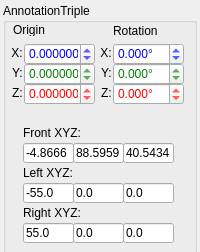
<?xml version="1.0" encoding="UTF-8"?>
<ui version="4.0">
 <class>propAnnotationTriple</class>
 <widget class="QWidget" name="propAnnotationTriple">
  <property name="geometry">
   <rect>
    <x>0</x>
    <y>0</y>
    <width>200</width>
    <height>252</height>
   </rect>
  </property>
  <property name="minimumSize">
   <size>
    <width>0</width>
    <height>252</height>
   </size>
  </property>
  <property name="maximumSize">
   <size>
    <width>16777215</width>
    <height>252</height>
   </size>
  </property>
  <property name="windowTitle">
   <string>Form</string>
  </property>
  <property name="styleSheet">
   <string notr="true"/>
  </property>
  <widget class="QGroupBox" name="annotationTriple">
   <property name="geometry">
    <rect>
     <x>3</x>
     <y>3</y>
     <width>194</width>
     <height>251</height>
    </rect>
   </property>
   <property name="title">
    <string>AnnotationTriple</string>
   </property>
   <widget class="QDoubleSpinBox" name="ctrZ">
    <property name="geometry">
     <rect>
      <x>21</x>
      <y>80</y>
      <width>71</width>
      <height>22</height>
     </rect>
    </property>
    <property name="styleSheet">
     <string notr="true">color: rgb(255, 0, 0);</string>
    </property>
    <property name="decimals">
     <number>6</number>
    </property>
    <property name="minimum">
     <double>-999999999.000000000000000</double>
    </property>
    <property name="maximum">
     <double>999999999.000000000000000</double>
    </property>
    <property name="singleStep">
     <double>0.100000000000000</double>
    </property>
   </widget>
   <widget class="QDoubleSpinBox" name="ctrX">
    <property name="geometry">
     <rect>
      <x>21</x>
      <y>40</y>
      <width>71</width>
      <height>22</height>
     </rect>
    </property>
    <property name="styleSheet">
     <string notr="true">color: rgb(0, 0, 255);</string>
    </property>
    <property name="decimals">
     <number>6</number>
    </property>
    <property name="minimum">
     <double>-999999999.000000000000000</double>
    </property>
    <property name="maximum">
     <double>999999999.000000000000000</double>
    </property>
    <property name="singleStep">
     <double>0.100000000000000</double>
    </property>
   </widget>
   <widget class="QDoubleSpinBox" name="ctrY">
    <property name="geometry">
     <rect>
      <x>21</x>
      <y>60</y>
      <width>71</width>
      <height>22</height>
     </rect>
    </property>
    <property name="styleSheet">
     <string notr="true">color: rgb(0, 127, 0);</string>
    </property>
    <property name="decimals">
     <number>6</number>
    </property>
    <property name="minimum">
     <double>-999999999.000000000000000</double>
    </property>
    <property name="maximum">
     <double>999999999.000000000000000</double>
    </property>
    <property name="singleStep">
     <double>0.100000000000000</double>
    </property>
   </widget>
   <widget class="QLabel" name="cxLabel">
    <property name="geometry">
     <rect>
      <x>2</x>
      <y>40</y>
      <width>21</width>
      <height>20</height>
     </rect>
    </property>
    <property name="text">
     <string>X: </string>
    </property>
    <property name="alignment">
     <set>Qt::AlignRight|Qt::AlignTrailing|Qt::AlignVCenter</set>
    </property>
   </widget>
   <widget class="QLabel" name="cyLabel">
    <property name="geometry">
     <rect>
      <x>3</x>
      <y>60</y>
      <width>20</width>
      <height>20</height>
     </rect>
    </property>
    <property name="text">
     <string>Y: </string>
    </property>
    <property name="alignment">
     <set>Qt::AlignRight|Qt::AlignTrailing|Qt::AlignVCenter</set>
    </property>
   </widget>
   <widget class="QLabel" name="czLabel">
    <property name="geometry">
     <rect>
      <x>2</x>
      <y>80</y>
      <width>21</width>
      <height>20</height>
     </rect>
    </property>
    <property name="text">
     <string>Z: </string>
    </property>
    <property name="alignment">
     <set>Qt::AlignRight|Qt::AlignTrailing|Qt::AlignVCenter</set>
    </property>
   </widget>
   <widget class="QDoubleSpinBox" name="normZ">
    <property name="geometry">
     <rect>
      <x>110</x>
      <y>80</y>
      <width>71</width>
      <height>22</height>
     </rect>
    </property>
    <property name="styleSheet">
     <string notr="true">color: rgb(255, 0, 0);</string>
    </property>
    <property name="suffix">
     <string>°</string>
    </property>
    <property name="decimals">
     <number>3</number>
    </property>
    <property name="minimum">
     <double>-180.000000000000000</double>
    </property>
    <property name="maximum">
     <double>180.000000000000000</double>
    </property>
    <property name="singleStep">
     <double>0.100000000000000</double>
    </property>
   </widget>
   <widget class="QDoubleSpinBox" name="normY">
    <property name="geometry">
     <rect>
      <x>110</x>
      <y>60</y>
      <width>71</width>
      <height>22</height>
     </rect>
    </property>
    <property name="styleSheet">
     <string notr="true">color: rgb(0, 127, 0);</string>
    </property>
    <property name="suffix">
     <string>°</string>
    </property>
    <property name="decimals">
     <number>3</number>
    </property>
    <property name="minimum">
     <double>-180.000000000000000</double>
    </property>
    <property name="maximum">
     <double>180.000000000000000</double>
    </property>
    <property name="singleStep">
     <double>0.100000000000000</double>
    </property>
    <property name="value">
     <double>0.000000000000000</double>
    </property>
   </widget>
   <widget class="QLabel" name="nxLabel">
    <property name="geometry">
     <rect>
      <x>92</x>
      <y>40</y>
      <width>20</width>
      <height>20</height>
     </rect>
    </property>
    <property name="text">
     <string>X: </string>
    </property>
    <property name="alignment">
     <set>Qt::AlignRight|Qt::AlignTrailing|Qt::AlignVCenter</set>
    </property>
   </widget>
   <widget class="QDoubleSpinBox" name="normX">
    <property name="geometry">
     <rect>
      <x>110</x>
      <y>40</y>
      <width>71</width>
      <height>22</height>
     </rect>
    </property>
    <property name="styleSheet">
     <string notr="true">color: rgb(0, 0, 255);</string>
    </property>
    <property name="suffix">
     <string>°</string>
    </property>
    <property name="decimals">
     <number>3</number>
    </property>
    <property name="minimum">
     <double>-180.000000000000000</double>
    </property>
    <property name="maximum">
     <double>180.000000000000000</double>
    </property>
    <property name="singleStep">
     <double>0.100000000000000</double>
    </property>
   </widget>
   <widget class="QLabel" name="nzLabel">
    <property name="geometry">
     <rect>
      <x>92</x>
      <y>80</y>
      <width>20</width>
      <height>20</height>
     </rect>
    </property>
    <property name="text">
     <string>Z: </string>
    </property>
    <property name="alignment">
     <set>Qt::AlignRight|Qt::AlignTrailing|Qt::AlignVCenter</set>
    </property>
   </widget>
   <widget class="QLabel" name="nyLabel">
    <property name="geometry">
     <rect>
      <x>92</x>
      <y>60</y>
      <width>20</width>
      <height>20</height>
     </rect>
    </property>
    <property name="text">
     <string>Y: </string>
    </property>
    <property name="alignment">
     <set>Qt::AlignRight|Qt::AlignTrailing|Qt::AlignVCenter</set>
    </property>
   </widget>
   <widget class="QLabel" name="cLabel">
    <property name="geometry">
     <rect>
      <x>10</x>
      <y>20</y>
      <width>47</width>
      <height>13</height>
     </rect>
    </property>
    <property name="text">
     <string>Origin</string>
    </property>
   </widget>
   <widget class="QLabel" name="nLabel">
    <property name="geometry">
     <rect>
      <x>110</x>
      <y>20</y>
      <width>51</width>
      <height>16</height>
     </rect>
    </property>
    <property name="text">
     <string>Rotation</string>
    </property>
   </widget>
   <widget class="QLabel" name="label_2">
    <property name="geometry">
     <rect>
      <x>20</x>
      <y>120</y>
      <width>61</width>
      <height>20</height>
     </rect>
    </property>
    <property name="text">
     <string>Front XYZ: </string>
    </property>
    <property name="alignment">
     <set>Qt::AlignLeading|Qt::AlignLeft|Qt::AlignVCenter</set>
    </property>
   </widget>
   <widget class="QLineEdit" name="FX">
    <property name="geometry">
     <rect>
      <x>20</x>
      <y>140</y>
      <width>51</width>
      <height>20</height>
     </rect>
    </property>
    <property name="text">
     <string>-4.8666</string>
    </property>
   </widget>
   <widget class="QLineEdit" name="FY">
    <property name="geometry">
     <rect>
      <x>70</x>
      <y>140</y>
      <width>51</width>
      <height>20</height>
     </rect>
    </property>
    <property name="text">
     <string>88.5959</string>
    </property>
   </widget>
   <widget class="QLineEdit" name="FZ">
    <property name="geometry">
     <rect>
      <x>120</x>
      <y>140</y>
      <width>51</width>
      <height>20</height>
     </rect>
    </property>
    <property name="text">
     <string>40.5434</string>
    </property>
   </widget>
   <widget class="QLabel" name="label_3">
    <property name="geometry">
     <rect>
      <x>20</x>
      <y>160</y>
      <width>61</width>
      <height>20</height>
     </rect>
    </property>
    <property name="text">
     <string>Left XYZ: </string>
    </property>
    <property name="alignment">
     <set>Qt::AlignLeading|Qt::AlignLeft|Qt::AlignVCenter</set>
    </property>
   </widget>
   <widget class="QLineEdit" name="LY">
    <property name="geometry">
     <rect>
      <x>70</x>
      <y>180</y>
      <width>51</width>
      <height>20</height>
     </rect>
    </property>
    <property name="text">
     <string>0.0</string>
    </property>
   </widget>
   <widget class="QLineEdit" name="LZ">
    <property name="geometry">
     <rect>
      <x>120</x>
      <y>180</y>
      <width>51</width>
      <height>20</height>
     </rect>
    </property>
    <property name="text">
     <string>0.0</string>
    </property>
   </widget>
   <widget class="QLineEdit" name="LX">
    <property name="geometry">
     <rect>
      <x>20</x>
      <y>180</y>
      <width>51</width>
      <height>20</height>
     </rect>
    </property>
    <property name="text">
     <string>-55.0</string>
    </property>
   </widget>
   <widget class="QLabel" name="label_4">
    <property name="geometry">
     <rect>
      <x>20</x>
      <y>200</y>
      <width>61</width>
      <height>20</height>
     </rect>
    </property>
    <property name="text">
     <string>Right XYZ: </string>
    </property>
    <property name="alignment">
     <set>Qt::AlignLeading|Qt::AlignLeft|Qt::AlignVCenter</set>
    </property>
   </widget>
   <widget class="QLineEdit" name="RY">
    <property name="geometry">
     <rect>
      <x>70</x>
      <y>220</y>
      <width>51</width>
      <height>20</height>
     </rect>
    </property>
    <property name="text">
     <string>0.0</string>
    </property>
   </widget>
   <widget class="QLineEdit" name="RZ">
    <property name="geometry">
     <rect>
      <x>120</x>
      <y>220</y>
      <width>51</width>
      <height>20</height>
     </rect>
    </property>
    <property name="text">
     <string>0.0</string>
    </property>
   </widget>
   <widget class="QLineEdit" name="RX">
    <property name="geometry">
     <rect>
      <x>20</x>
      <y>220</y>
      <width>51</width>
      <height>20</height>
     </rect>
    </property>
    <property name="text">
     <string>55.0</string>
    </property>
   </widget>
   <zorder>nyLabel</zorder>
   <zorder>nzLabel</zorder>
   <zorder>cxLabel</zorder>
   <zorder>nxLabel</zorder>
   <zorder>cyLabel</zorder>
   <zorder>czLabel</zorder>
   <zorder>ctrZ</zorder>
   <zorder>ctrX</zorder>
   <zorder>ctrY</zorder>
   <zorder>normZ</zorder>
   <zorder>normY</zorder>
   <zorder>normX</zorder>
   <zorder>cLabel</zorder>
   <zorder>nLabel</zorder>
   <zorder>label_2</zorder>
   <zorder>FX</zorder>
   <zorder>FY</zorder>
   <zorder>FZ</zorder>
   <zorder>label_3</zorder>
   <zorder>LY</zorder>
   <zorder>LZ</zorder>
   <zorder>LX</zorder>
   <zorder>label_4</zorder>
   <zorder>RY</zorder>
   <zorder>RZ</zorder>
   <zorder>RX</zorder>
  </widget>
 </widget>
 <resources/>
 <connections>
  <connection>
   <sender>ctrX</sender>
   <signal>valueChanged(double)</signal>
   <receiver>propAnnotationTriple</receiver>
   <slot>changedCtrX(double)</slot>
   <hints>
    <hint type="sourcelabel">
     <x>61</x>
     <y>295</y>
    </hint>
    <hint type="destinationlabel">
     <x>99</x>
     <y>194</y>
    </hint>
   </hints>
  </connection>
  <connection>
   <sender>ctrY</sender>
   <signal>valueChanged(double)</signal>
   <receiver>propAnnotationTriple</receiver>
   <slot>changedCtrY(double)</slot>
   <hints>
    <hint type="sourcelabel">
     <x>61</x>
     <y>315</y>
    </hint>
    <hint type="destinationlabel">
     <x>99</x>
     <y>194</y>
    </hint>
   </hints>
  </connection>
  <connection>
   <sender>ctrZ</sender>
   <signal>valueChanged(double)</signal>
   <receiver>propAnnotationTriple</receiver>
   <slot>changedCtrZ(double)</slot>
   <hints>
    <hint type="sourcelabel">
     <x>61</x>
     <y>335</y>
    </hint>
    <hint type="destinationlabel">
     <x>99</x>
     <y>194</y>
    </hint>
   </hints>
  </connection>
  <connection>
   <sender>normX</sender>
   <signal>valueChanged(double)</signal>
   <receiver>propAnnotationTriple</receiver>
   <slot>changedNormX(double)</slot>
   <hints>
    <hint type="sourcelabel">
     <x>150</x>
     <y>295</y>
    </hint>
    <hint type="destinationlabel">
     <x>99</x>
     <y>194</y>
    </hint>
   </hints>
  </connection>
  <connection>
   <sender>normY</sender>
   <signal>valueChanged(double)</signal>
   <receiver>propAnnotationTriple</receiver>
   <slot>changedNormY(double)</slot>
   <hints>
    <hint type="sourcelabel">
     <x>150</x>
     <y>315</y>
    </hint>
    <hint type="destinationlabel">
     <x>99</x>
     <y>194</y>
    </hint>
   </hints>
  </connection>
  <connection>
   <sender>normZ</sender>
   <signal>valueChanged(double)</signal>
   <receiver>propAnnotationTriple</receiver>
   <slot>changedNormZ(double)</slot>
   <hints>
    <hint type="sourcelabel">
     <x>150</x>
     <y>335</y>
    </hint>
    <hint type="destinationlabel">
     <x>99</x>
     <y>194</y>
    </hint>
   </hints>
  </connection>
 </connections>
 <slots>
  <slot>changedCtrX(double)</slot>
  <slot>changedCtrY(double)</slot>
  <slot>changedCtrZ(double)</slot>
  <slot>changedNormX(double)</slot>
  <slot>changedNormY(double)</slot>
  <slot>changedNormZ(double)</slot>
  <slot>changedSize(int)</slot>
 </slots>
</ui>
